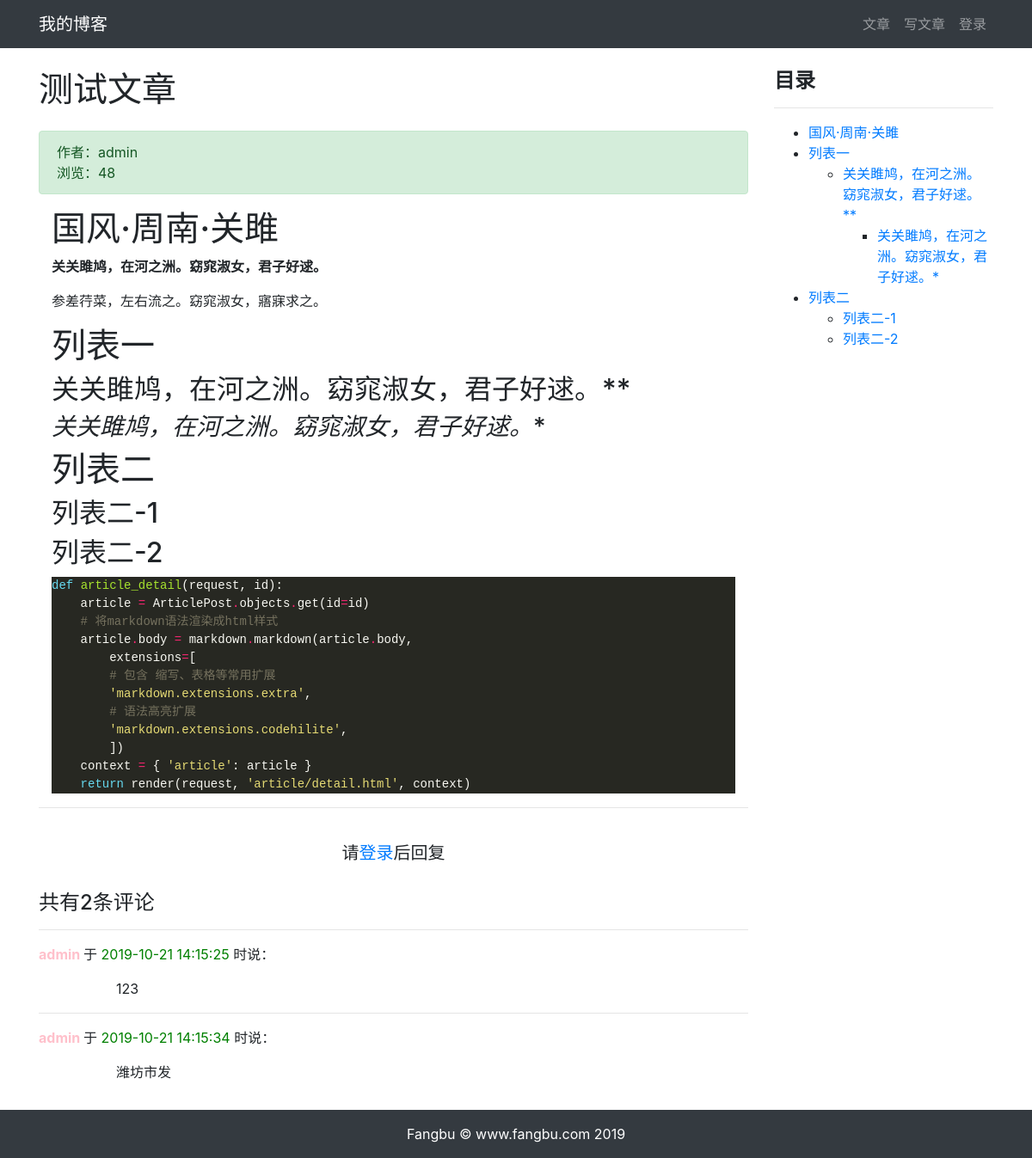
Page /article/article-detail/36/ on the committed database.
### article/models.py (models this page shows, shortened)
class ArticlePost(models.Model):
    total_views = models.PositiveIntegerField(default=0)
    author = models.ForeignKey(User, on_delete=models.CASCADE)
    title = models.CharField(max_length=100)
    body = models.TextField()
    created = models.DateTimeField(default=timezone.now)
    updated = models.DateTimeField(auto_now=True)
    class Meta:
        ordering = ('-created',)

### comment/models.py (models this page shows, shortened)
class Comment(models.Model):
    article = models.ForeignKey(
        ArticlePost,
        on_delete=models.CASCADE,
        related_name='comments'
    )
    user = models.ForeignKey(
        User,
        on_delete=models.CASCADE,
        related_name='comments'
    )
    body = models.TextField()
    created = models.DateTimeField(auto_now_add=True)
    class Meta:
        ordering = ('created',)

### article/views.py (the view)
# urls.py: path('article-detail/<int:id>/', views.article_detail, name='article_detail'),
def article_detail(request, id):
    article = ArticlePost.objects.get(id=id)
    comments = Comment.objects.filter(article=id)
    article.total_views += 1
    article.save(update_fields=['total_views'])
    md = markdown.Markdown(
        extensions=[
            'markdown.extensions.extra',
            'markdown.extensions.codehilite',
            'markdown.extensions.toc',
        ])
    article.body = md.convert(article.body)
    context = { 'article': article, 'toc': md.toc, 'comments': comments  }
    return render(request, 'article/detail.html', context)

### templates/article/detail.html (shortened to what this page needs)
{% extends "base.html" %}
{% load staticfiles %}
{% block content %}
<div class="container">
    <div class="row">
        <div class="col-9">
            <h1 class="mt-4 mb-4">{{ article.title }}</h1>
            <div class="alert alert-success">
                <div>
                    作者：{{ article.author }}
                </div>
                <div>
                     浏览：{{ article.total_views }}
                </div>
            </div>
            <div class="col-12">
                <p>{{ article.body| safe }}</p>
            </div>
            <hr>
            {% if user.is_authenticated %}
                <div>
                    <form
                        action="{% url 'comment:post_comment' article.id %}"
                        method="POST"
                    >
                    {% csrf_token %}
                        <div class="form-group">
                            <label for="body">
                                <strong>
                                    我也要发言：
                                </strong>
                            </label>
                            <textarea
                                type="text"
                                class="form-control"
                                id="body"
                                name="body"
                                rows="2"></textarea>
                        </div>
                        <button type="submit" class="btn btn-primary ">发送</button>
                    </form>
                </div>
                <br>
            {% else %}
                <br>
                <h5 class="row justify-content-center">
                    请<a href="{% url 'userprofile:login' %}">登录</a>后回复
                </h5>
                <br>
            {% endif %}
            <h4>共有{{ comments.count }}条评论</h4>
            <div>
                {% for comment in comments %}
                    <hr>
                    <p>
                        <strong style="color: pink">
                            {{ comment.user }}
                        </strong> 于
                        <span style="color: green">
                            {{ comment.created|date:"Y-m-d H:i:s" }}
                        </span> 时说：
                    </p>
                    <pre style="font-family: inherit; font-size: 1em;">
                    {{ comment.body }}</pre>
                {% endfor %}
            </div>
        </div>
        <div class="col-3 mt-4">
            <h4><strong>目录</strong></h4>
            <hr>
            <div>
                {{ toc|safe }}
            </div>
        </div>
    </div>
</div>
{% endblock content %}

### static/md_css/monokai.css (style rules this page uses)
.codehilite { background: #272822; color: #f8f8f2 }
.codehilite .k { color: #66d9ef }
.codehilite .n { color: #f8f8f2 }
.codehilite .o { color: #f92672 }
.codehilite .p { color: #f8f8f2 }
.codehilite .c1 { color: #75715e }
.codehilite .nb { color: #f8f8f2 }
.codehilite .nf { color: #a6e22e }
.codehilite .w { color: #f8f8f2 }
.codehilite .s1 { color: #e6db74 }

### rows in the picture
ArticlePost: title "测试文章", author "admin", total_views "48", body "国风·周南·关雎 关关雎鸠，在河之洲。窈窕淑女，君子好逑。 参差荇菜，左右流之。窈窕淑女，寤寐求之。 列表一 关关雎鸠，在河之洲。窈窕淑女，君子好逑。** 关关雎鸠，在河之洲。窈窕淑女，君子好逑。 * 列表二 列表二-1 列表二-2 def article_detail ( request , id ): article = ArticlePost . objects . get ( id = id ) # 将markdown语法渲染成html样式 article . body = markdown . markdown ( article . body , extensions = [ # 包含 缩写、表格等常用扩展 'markdown.extensions.extra' , # 语法高亮扩展 'markdown.extensions.codehilite' , ]) context = { 'article' : article } return render ( request , 'article/detail.html' , context )"
Comment: user "admin", created "2019-10-21 14:15:25", body "123"
Comment: user "admin", created "2019-10-21 14:15:34", body "潍坊市发"

### other values in the picture
{{ comments.count }} "2"
{{ toc|safe }} "国风·周南·关雎 列表一 关关雎鸠，在河之洲。窈窕淑女，君子好逑。** 关关雎鸠，在河之洲。窈窕淑女，君子好逑。* 列表二 列表二-1 列表二-2"
